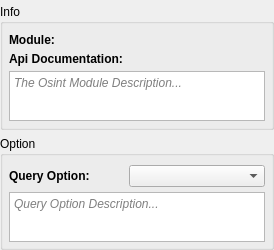
         <widget class="QWidget" name="tabModuleInfo">
          <attribute name="title">
           <string>Module</string>
          </attribute>
          <layout class="QVBoxLayout" name="verticalLayout_20">
           <property name="leftMargin">
            <number>0</number>
           </property>
           <property name="topMargin">
            <number>4</number>
           </property>
           <property name="rightMargin">
            <number>0</number>
           </property>
           <property name="bottomMargin">
            <number>0</number>
           </property>
           <item>
            <widget class="QGroupBox" name="groupBoxModule">
             <property name="title">
              <string>Info</string>
             </property>
             <layout class="QVBoxLayout" name="verticalLayout_4">
              <property name="spacing">
               <number>5</number>
              </property>
              <property name="leftMargin">
               <number>6</number>
              </property>
              <property name="rightMargin">
               <number>6</number>
              </property>
              <property name="bottomMargin">
               <number>6</number>
              </property>
              <item>
               <layout class="QHBoxLayout" name="horizontalLayout_5">
                <item>
                 <widget class="QLabel" name="label_2">
                  <property name="sizePolicy">
                   <sizepolicy hsizetype="Maximum" vsizetype="Maximum">
                    <horstretch>0</horstretch>
                    <verstretch>0</verstretch>
                   </sizepolicy>
                  </property>
                  <property name="minimumSize">
                   <size>
                    <width>115</width>
                    <height>0</height>
                   </size>
                  </property>
                  <property name="font">
                   <font>
                    <weight>75</weight>
                    <bold>true</bold>
                   </font>
                  </property>
                  <property name="text">
                   <string>Module:</string>
                  </property>
                 </widget>
                </item>
                <item>
                 <widget class="QLabel" name="labelUrl">
                  <property name="sizePolicy">
                   <sizepolicy hsizetype="Preferred" vsizetype="Maximum">
                    <horstretch>0</horstretch>
                    <verstretch>0</verstretch>
                   </sizepolicy>
                  </property>
                  <property name="font">
                   <font>
                    <family>Segoe UI</family>
                    <pointsize>9</pointsize>
                    <italic>false</italic>
                   </font>
                  </property>
                  <property name="text">
                   <string/>
                  </property>
                 </widget>
                </item>
               </layout>
              </item>
              <item>
               <layout class="QHBoxLayout" name="horizontalLayout_10">
                <item>
                 <widget class="QLabel" name="label_5">
                  <property name="sizePolicy">
                   <sizepolicy hsizetype="Fixed" vsizetype="Preferred">
                    <horstretch>0</horstretch>
                    <verstretch>0</verstretch>
                   </sizepolicy>
                  </property>
                  <property name="minimumSize">
                   <size>
                    <width>115</width>
                    <height>0</height>
                   </size>
                  </property>
                  <property name="font">
                   <font>
                    <weight>75</weight>
                    <bold>true</bold>
                   </font>
                  </property>
                  <property name="text">
                   <string>Api Documentation:</string>
                  </property>
                 </widget>
                </item>
                <item>
                 <widget class="QLabel" name="labelApiDoc">
                  <property name="minimumSize">
                   <size>
                    <width>100</width>
                    <height>0</height>
                   </size>
                  </property>
                  <property name="font">
                   <font>
                    <italic>false</italic>
                   </font>
                  </property>
                  <property name="text">
                   <string/>
                  </property>
                 </widget>
                </item>
               </layout>
              </item>
              <item>
               <widget class="QTextEdit" name="textEditEngineSummary">
                <property name="maximumSize">
                 <size>
                  <width>16777215</width>
                  <height>50</height>
                 </size>
                </property>
                <property name="font">
                 <font>
                  <italic>true</italic>
                 </font>
                </property>
                <property name="readOnly">
                 <bool>true</bool>
                </property>
                <property name="placeholderText">
                 <string>The Osint Module Description...</string>
                </property>
               </widget>
              </item>
             </layout>
            </widget>
           </item>
           <item>
            <widget class="QGroupBox" name="groupBoxOption">
             <property name="title">
              <string>Option</string>
             </property>
             <layout class="QVBoxLayout" name="verticalLayout_21">
              <property name="spacing">
               <number>5</number>
              </property>
              <property name="leftMargin">
               <number>6</number>
              </property>
              <property name="rightMargin">
               <number>6</number>
              </property>
              <property name="bottomMargin">
               <number>5</number>
              </property>
              <item>
               <layout class="QHBoxLayout" name="horizontalLayout_7">
                <property name="leftMargin">
                 <number>0</number>
                </property>
                <item>
                 <widget class="QLabel" name="lableOptions">
                  <property name="sizePolicy">
                   <sizepolicy hsizetype="Fixed" vsizetype="Maximum">
                    <horstretch>0</horstretch>
                    <verstretch>0</verstretch>
                   </sizepolicy>
                  </property>
                  <property name="minimumSize">
                   <size>
                    <width>115</width>
                    <height>0</height>
                   </size>
                  </property>
                  <property name="font">
                   <font>
                    <weight>75</weight>
                    <bold>true</bold>
                   </font>
                  </property>
                  <property name="text">
                   <string>Query Option:</string>
                  </property>
                 </widget>
                </item>
                <item>
                 <widget class="QComboBox" name="comboBoxOptions">
                  <property name="sizePolicy">
                   <sizepolicy hsizetype="Expanding" vsizetype="Fixed">
                    <horstretch>0</horstretch>
                    <verstretch>0</verstretch>
                   </sizepolicy>
                  </property>
                  <property name="minimumSize">
                   <size>
                    <width>0</width>
                    <height>0</height>
                   </size>
                  </property>
                 </widget>
                </item>
               </layout>
              </item>
              <item>
               <widget class="QTextEdit" name="textEditOptionSummary">
                <property name="maximumSize">
                 <size>
                  <width>16777215</width>
                  <height>50</height>
                 </size>
                </property>
                <property name="font">
                 <font>
                  <italic>true</italic>
                 </font>
                </property>
                <property name="readOnly">
                 <bool>true</bool>
                </property>
                <property name="placeholderText">
                 <string>Query Option Description...</string>
                </property>
               </widget>
              </item>
             </layout>
            </widget>
           </item>
          </layout>
         </widget>
